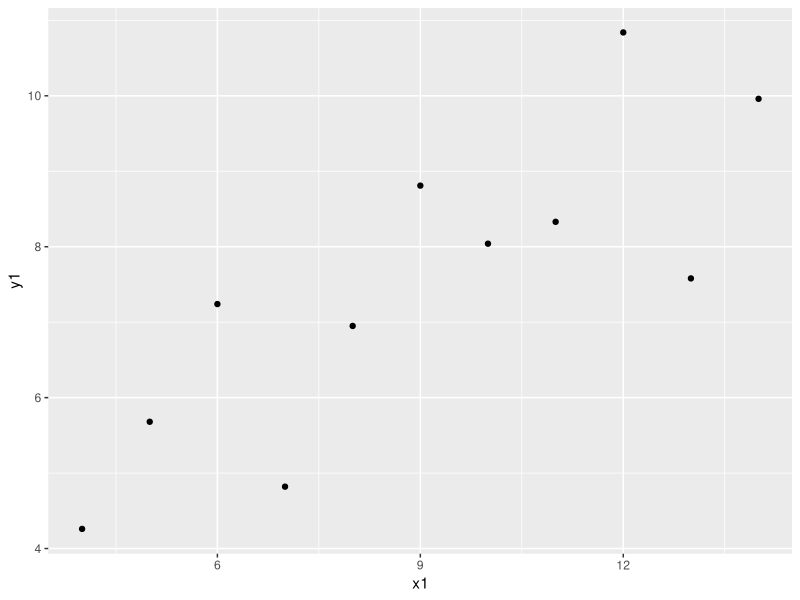

The R source for this figure: (Note: this script raises an error after producing the figure.)
##########################################
# Tutorial 4: Correlation and Regression #
##########################################

## Packages
library(ggplot2) # Load our packages here

## Assign data
dat <- midwest # A built-in dataset

## Explore data
?midwest
# use your own code here to explore
summary(dat)
head(dat)
str(dat)

### ggplot

# The ggplot package is probably now the most popular way of plotting in R. 
# "gg" stands for "grammar of graphics", and the package uses a specific 
# syntax for plotting based upon the work of Leland Wilkinson. A good 
# introduction to ggplot is provided in the Wickham/Grolemund "R for Data 
# Science" book, which is available online: https://r4ds.had.co.nz/data-visualisation.html

# A simple ggplot:
ggplot(aes(x = x1, y = y1), # We use the aes() function to supply an x and y argument
       data = anscombe) + # We use the `+` operator to add an additional geom
  geom_point()

# To use ggplot, rather than the plot() function, we call the ggplot() 
# function. We supply to it our x and y arguments *inside* the aes() 
# function, and our data using the argument `data =`. We then *add* the 
# type of plot we want as a *geom* using the + operator. Here, we want a 
# scatter plot, which is geom_point().

# Exercise: using the midwest dataset, create a scatterplot in which the 
# percent college educated is used to predict the percentage of people
# below the poverty line.

dat %>%
  ggplot(aes(x = percollege, # add the independent variable
             y = percbelowpoverty), # add the dependent variable
        data = ) + # add the data source
    geom_point() +
    labs(x = "Percentage of college educated adults",
         y = "Percentage of population below the poverty line",
        title = "Comparison of education and povert in the Midwest")

 # How would we add a title to this plot? Try looking in the help file and
# using google to find out.

## Correlations
# We have a lot of variables in our midwest dataset, so the pairs() 
# function may not be the best for simultaneously visualising them.
# We might use the `psych` package, and the cor.plot() function, to 
# visualise them instead.

install.packages("psych")
library(psych)


dat %>%
  cor.plot(filter(percblack, percbelowpoverty))

?cor.plot

# Alternatively, we might take a subset of columns and use pairs() to
# visualise the correlations.

pairs(dat[c("poptotal", "percwhite", "percblack", "perchsd", 
            "percollege", "percprof", "percbelowpoverty")],
      upper.panel = NULL) # What does this argument change?

# Exercise: from your visual exploration of the scatter plots of 
# correlation, pick two variables to run the cor() function on. 
# Visualise these separately using ggplot, and save the output to file.

# Code to save your plot (saves last plot)
ggsave("corr_plot",
       device = "png",
       dpi = 300)

## Advanced plotting skills
# When we have a lot of observations, it can sometimes be difficult to 
# visualise the distribution using a scatter plot. Equally, when data fall
# along discrete intervals, points get plotted on top of each other and it
# can be hard to gauge density. Finally, it is sometimes the case (as we 
# saw with the iris dataset) that continuous variables are better divided
# up according to categories. Each of these issues can be addressed using
# advanced plotting skills in ggplot.

# 1. Alpha
# We can use the alpha argument to change the shading of our points 
# according to their density.

ggplot(aes(percbelowpoverty, percollege), data = dat) +
  geom_point(alpha = 0.2) # set alpha manually to between 0 and 1

# 2. Jitter
# We can use the position = "jitter" argument to add random noise to the 
# plotting of points, which prevents them from being placed directly on 
# top of each other.

ggplot(aes(percbelowpoverty, state), data = dat) +
  geom_point(
    position = "jitter" # uncomment this line and run again
  )

# 3. Faceting
# We can use the facet_wrap() geom to create separate plots according
# to categorical variables.

ggplot(aes(percbelowpoverty, percollege, 
           colour = state), # Here, we group by colour on the same plot
       data = dat) +
  geom_point(alpha = 0.3)

ggplot(aes(percbelowpoverty, percollege), 
       data = dat) +
  geom_point(alpha = 0.2) +
  facet_wrap(~state) # Here, we facet

dev.off() # To prevent plotting errors below

## Regression
# Exercise: we were introduced to the lm() function in the tutorial guide.
# Use it below to run a model in which the percent college educated is 
# the independent variable, and percent below poverty is the outcome, or
# dependent variable.

?lm

coll_pov <- lm(percbelowpoverty ~ percollege, # add the correct code here 
               data = dat)
summary(coll_pov)

# In base R we can plot this model by adding an abline() call to a 
# scatter plot.
plot(percbelowpoverty ~ percollege, # An alternative way to call the axes
     data = dat,
     main = "College Education and Poverty")
abline(coll_pov, # our regression model
       col = "blue")

# How would we plot this using ggplot?
dat%>%
  ggplot(aes(x = percbelowpoverty, 
             y = percollege), 
         data = ) +
    geom_point() +
    geom_smooth(method = "lm", formula = coll_pov)

## Regression models
# Remember, when you assign the output of lm() to an object, you get an 
# object of class...
class(coll_pov)

# This contains a lot of useful data
str(coll_pov)

# We can plot our residuals
plot(dat$percollege, 
     resid(coll_pov)) # a convenience function for extracting residuals
abline(h = 0, col = "red")

# With ggplot:
ggplot(aes(midwest$percollege, resid(coll_pov)), 
       data = NULL) +
  geom_point(alpha = 0.4) +
  geom_smooth()